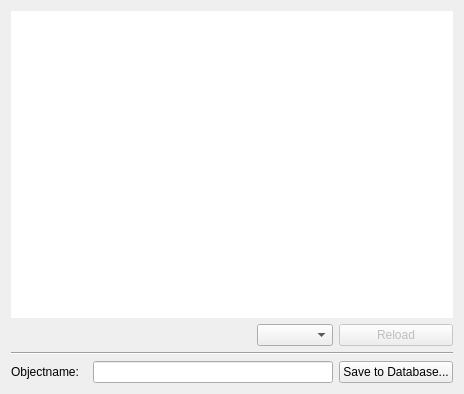
<?xml version="1.0" encoding="UTF-8"?>
<ui version="4.0">
 <class>ImageWidget</class>
 <widget class="QWidget" name="ImageWidget">
  <property name="geometry">
   <rect>
    <x>0</x>
    <y>0</y>
    <width>464</width>
    <height>394</height>
   </rect>
  </property>
  <property name="windowTitle">
   <string>Form</string>
  </property>
  <layout class="QGridLayout" name="gridLayout">
   <item row="1" column="0" colspan="2">
    <widget class="QLabel" name="imagePathLabel">
     <property name="maximumSize">
      <size>
       <width>16777215</width>
       <height>20</height>
      </size>
     </property>
     <property name="text">
      <string/>
     </property>
    </widget>
   </item>
   <item row="4" column="0" colspan="5">
    <widget class="Line" name="line">
     <property name="orientation">
      <enum>Qt::Horizontal</enum>
     </property>
    </widget>
   </item>
   <item row="5" column="0">
    <widget class="QLabel" name="nameLabel">
     <property name="text">
      <string>Objectname:</string>
     </property>
    </widget>
   </item>
   <item row="1" column="4">
    <widget class="QPushButton" name="reloadButton">
     <property name="enabled">
      <bool>false</bool>
     </property>
     <property name="text">
      <string>Reload</string>
     </property>
    </widget>
   </item>
   <item row="0" column="0" colspan="5">
    <widget class="QLabel" name="imageLabel">
     <property name="sizePolicy">
      <sizepolicy hsizetype="Ignored" vsizetype="Ignored">
       <horstretch>0</horstretch>
       <verstretch>0</verstretch>
      </sizepolicy>
     </property>
     <property name="styleSheet">
      <string notr="true">background: rgb(255, 255, 255);</string>
     </property>
     <property name="text">
      <string/>
     </property>
    </widget>
   </item>
   <item row="5" column="1" colspan="3">
    <widget class="QLineEdit" name="imageNameLineEdit"/>
   </item>
   <item row="5" column="4">
    <widget class="QPushButton" name="saveButton">
     <property name="text">
      <string>Save to Database...</string>
     </property>
    </widget>
   </item>
   <item row="1" column="3">
    <widget class="QComboBox" name="imageModeBox">
     <property name="enabled">
      <bool>true</bool>
     </property>
     <property name="autoFillBackground">
      <bool>false</bool>
     </property>
     <property name="currentText">
      <string/>
     </property>
     <property name="currentIndex">
      <number>-1</number>
     </property>
     <property name="insertPolicy">
      <enum>QComboBox::InsertAtBottom</enum>
     </property>
    </widget>
   </item>
  </layout>
 </widget>
 <resources/>
 <connections/>
</ui>
